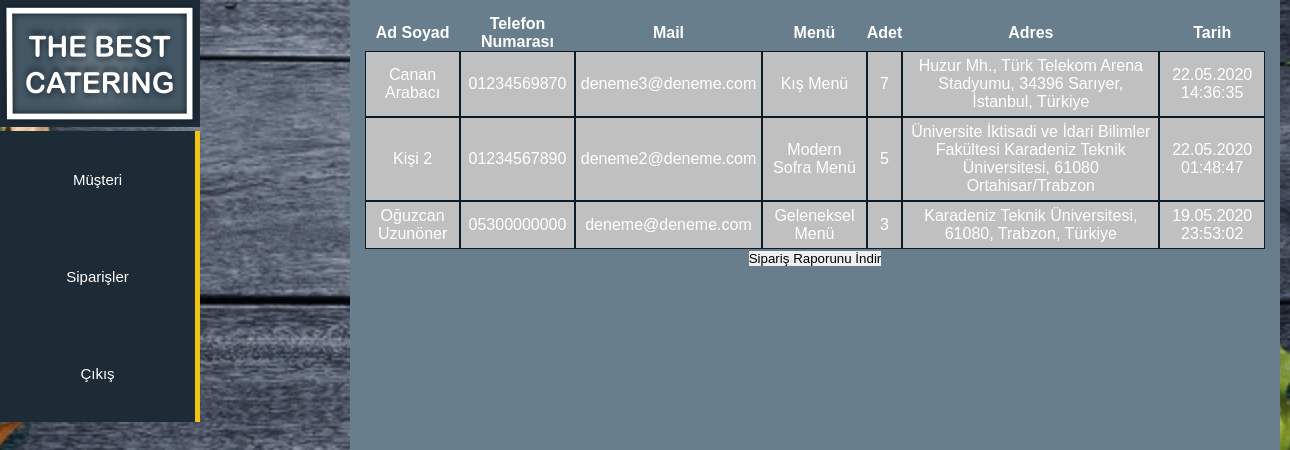
Screenshot of /catering_bys/siparislerim.php with the database file from the repository.
### tables this page shows
CREATE TABLE `siparisler` (
  `id` int(11) NOT NULL,
  `ad_soyad` varchar(50) NOT NULL,
  `telefon_numarasi` varchar(11) NOT NULL,
  `mail` varchar(50) NOT NULL,
  `menu` varchar(20) NOT NULL,
  `adet` int(11) NOT NULL,
  `adres` varchar(250) NOT NULL,
  `tarih` varchar(25) NOT NULL
);

### catering_bys/siparislerim.php (the view, shortened to what this page needs)
<!DOCTYPE html>
<html lang="en">
<head>
    <link rel="stylesheet" href="siparislerim.css" type="text/css">
</head>
<body>
<img src="YLOGO.png" alt=logo width="200" >
        <div class="menu">
            <ul>
            <li><a href =""id="mus">Müşteri</a>
            </li>
            <li><a href ="siparislerim.php"id="siparis">Siparişler</a></li>
            <li><a href ="cikis.php"id="cikis">Çıkış</a>
            </li>
            </ul>
        </div>
        <div class="siparislerim" style="width=10px;">
        <table id="veriler" cellspacing="0">
            <tr>
                <th>
                    Ad Soyad
                <th>
                    Telefon Numarası
                <th>
                    Mail
                </th>
                <th>
                    Menü
                </th>
                <th>
                    Adet
                </th>
                <th>
                    Adres
                </th>
                <th>
                    Tarih
                </th>
            </tr>
            <tr>
            <?php
        $db = new PDO("mysql:host=localhost;dbname=catering_bys;charset=utf8", "root", "");
        $query = $db->query("SELECT * FROM siparisler order by id desc", PDO::FETCH_ASSOC);
        if ( $query->rowCount() ){
          foreach( $query as $row ){
            ?>
            <tr>
                <td >
                <?php echo $row ['ad_soyad']."\t"?>
                </td>
                <td>
                <?php echo $row ['telefon_numarasi']."\t"?>
                </td>
                <td>
                <?php echo $row ['mail']."\t"?>
                </td>
                <td>
                <?php echo $row ['menu']."\t"?>
                </td>
                <td>
                <?php echo $row ['adet']."\t"?>
                </td>
                <td>
                <?php echo $row ['adres']."\t"?>
                </td>
                <td>
                <?php echo $row ['tarih']."\t"?>
                </td>
                </tr>
                <?php
                    }
                    }
            ?>
            </tr>
        </table>
        <form method="post" action="sipolustur.php">
        <input type="submit" name="export" class="btn btn-success" value="Sipariş Raporunu İndir" /></form>
                </div>
</body>
</html>

### catering_bys/siparislerim.css (style rules this page uses)
body { margin: 0; padding: 0; background: url("arkaplan.jpg") no-repeat center center fixed; -webkit-background-size: cover; -moz-background-size: cover; -o-background-size: cover; background-size: cover; }
* { padding: 0; margin:0; border:0; }
.menu { width:200px; }
.menu ul { list-style:none; }
.menu ul li a { background:#1d2b37; color:white; font:15px verdana, arial; display:block; padding:40px 0px; text-decoration:none; text-align:center; }
.menu > ul > li { border-right: 5px solid #F1C40F; }
#mus { border-left:0px solid #B3AE91; }
#siparis { border-left:0px solid #B3AE91; }
#cikis { border-left:0px solid #B3AE91; }
div.siparislerim { font-family:Verdana, Tahoma, sans-serif; position: absolute; left: 350px; width: 900px; height: 723px; padding: 15px; background-color:#687e8d ; word-wrap: break-word; color: white; text-align: center; top: 0; }
div.siparislerim tr td { padding-left: 10px; margin-left: 10px; padding: 5px; border: solid 1px #0b1c27; background-color: #C0C0C0; }

### rows the page displays
siparisler: ad_soyad "Canan Arabacı", telefon_numarasi "01234569870", mail "deneme3@deneme.com", menu "Kış Menü", adet "7", adres "Huzur Mh., Türk Telekom Arena Stadyumu, 34396 Sarıyer, İstanbul, Türkiye", tarih "22.05.2020 14:36:35"
siparisler: ad_soyad "Kişi 2", telefon_numarasi "01234567890", mail "deneme2@deneme.com", menu "Modern Sofra Menü", adet "5", adres "Üniversite İktisadi ve İdari Bilimler Fakültesi Karadeniz Teknik Üniversitesi, 61080 Ortahisar/Trabzon", tarih "22.05.2020 01:48:47"
siparisler: ad_soyad "Oğuzcan Uzunöner", telefon_numarasi "05300000000", mail "deneme@deneme.com", menu "Geleneksel Menü", adet "3", adres "Karadeniz Teknik Üniversitesi, 61080, Trabzon, Türkiye", tarih "19.05.2020 23:53:02"
